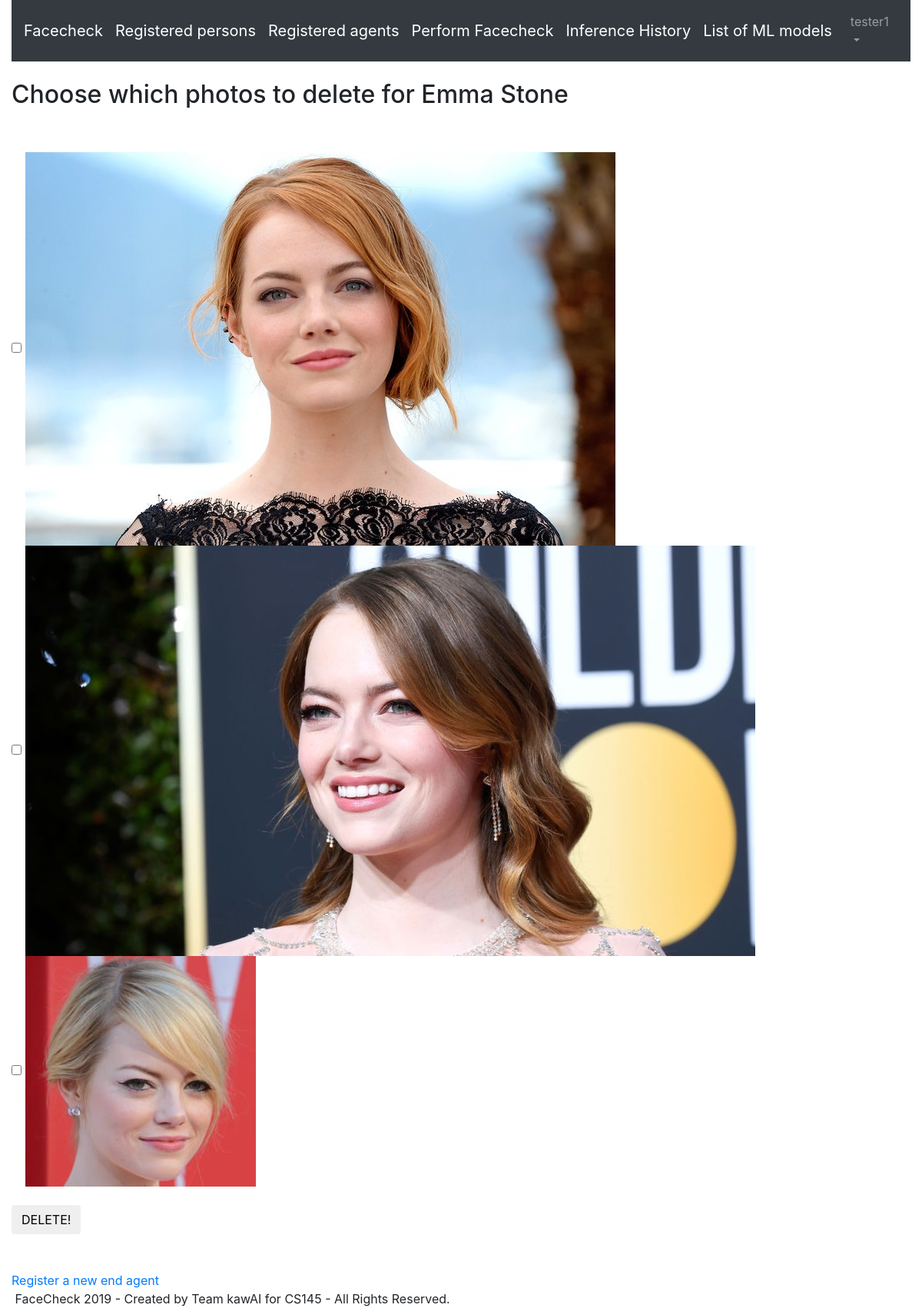
The app's page /samplephotos/edit/6 (signed in) with its own data.
### faces/models.py (models this page shows, shortened)
class CustomUser(AbstractUser):
    def __str__(self):
        return "%i - %s"%(self.id, self.username)

class RegisteredPerson(Model):
    first_name = models.CharField('First name', max_length=40)
    last_name = models.CharField('Last name', max_length=25)
    is_enrstudent = models.BooleanField('Is an enrolled UP student', default=True)
    is_faculty = models.BooleanField('Is a faculty member', default=False)
    studentnum = models.CharField('Student/faculty number', max_length=9, null=True, blank=True)
    degreeprog = models.CharField('Degree program', max_length=50, null=True, blank=True)
    numphotos = models.PositiveIntegerField('Number of sample photos', default=0)

class SamplePhoto(Model):
    person = models.ForeignKey(RegisteredPerson, on_delete=models.CASCADE)
    photo = models.ImageField(upload_to=samplephotopath, default='default.png')

### faces/views.py (the view)
# urls.py: path('samplephotos/edit/<int:pk>', views.EditSamplePhotos.as_view(), name='edit_samplephotos'),
class EditSamplePhotos(LoginRequiredMixin, TemplateView):
    template_name = 'sampphotos_list.html'
    def get_context_data(self, **kwargs):
        context = super().get_context_data(**kwargs)
        context['person'] = RegisteredPerson.objects.get(pk=self.kwargs['pk'])
        context['samplephotos'] = SamplePhoto.objects.filter(person_id=self.kwargs['pk'])
        return context

### templates/sampphotos_list.html (shortened to what this page needs)
{% extends "base.html" %}
{% block content %}
<h2> Choose which photos to delete for {{person.first_name}} {{person.last_name}} </h2>
<br><br>
<form method="POST" action="{% url 'delete_samplephotos' person.id %}">
        {% for item in samplephotos %}
            <input type="checkbox" value="{{ item.id }}" name="photos">
            <img src="{{ item.photo.url  }}">
            <br>
        {% endfor %}
    <br>
    <button type="submit" class="save btn btn-default">DELETE!</button>
</form>
<br><br>
<a href='{% url 'add_agent' %}'> Register a new end agent </a>
{% endblock %}

### templates/base.html (shortened to what this page needs)
{% load static %}
<!doctype html>
<html lang="en">
  <head>
    <link rel='stylesheet' href='https://use.fontawesome.com/releases/v5.5.0/css/all.css'>
    <link rel="stylesheet" href="https://cdnjs.cloudflare.com/ajax/libs/font-awesome/4.7.0/css/font-awesome.min.css">
    <link rel="stylesheet" href="https://stackpath.bootstrapcdn.com/bootstrap/4.1.3/css/bootstrap.min.css">
  </head>
  <body>
    <div class="container-fluid">
        <header>
            <nav class="navbar navbar-expand-md navbar-dark bg-dark mb-4">
              <a class="navbar-brand" href="{% url 'home' %}">Facecheck</a>
              {% if user.is_authenticated %}
              <a class="navbar-brand" href="{% url 'list_persons' %}"> Registered persons</a>
              <a class="navbar-brand" href="{% url 'list_agents' %}"> Registered agents </a>
              <a class="navbar-brand" href="{% url 'make_inference' %}"> Perform Facecheck </a>
              <a class="navbar-brand" href="{% url 'list_inferences' %}"> Inference History </a>
              <a class="navbar-brand" href="{% url 'list_models' %}"> List of ML models </a>
              {% endif %}
              <div class="collapse navbar-collapse" id="navbarCollapse">
                {% if user.is_authenticated %}
                  <ul class="navbar-nav ml-auto">
                    <li class="nav-item">
                      <a class="nav-link dropdown-toggle" href="#" id="userMenu"\
                      data-toggle="dropdown" aria-haspopup="true" aria-expanded\
                      ="false">
                        {{ user.username }}
                      </a>
                    </li>
                  </ul>
                {% else %}
                  <form class="form-inline ml-auto">
                    <a href="{% url 'login' %}" class="btn btn-outline-secondary">
                    Log In</a>
                  </form>
                {% endif %}
              </div>
            </nav>
        </header>
        <div>
          {% block content %}
          {% endblock content %}
        </div>
        <footer class="footerdiv">
          &nbsp;FaceCheck 2019 - Created by Team kawAI for CS145 - All Rights Reserved.
        </footer>
    </div>
  </body>
</html>

### records on screen
CustomUser: username "tester1"
RegisteredPerson: first_name "Emma", last_name "Stone"
SamplePhoto: photo (picture)
SamplePhoto: photo (picture)
SamplePhoto: photo (picture)
